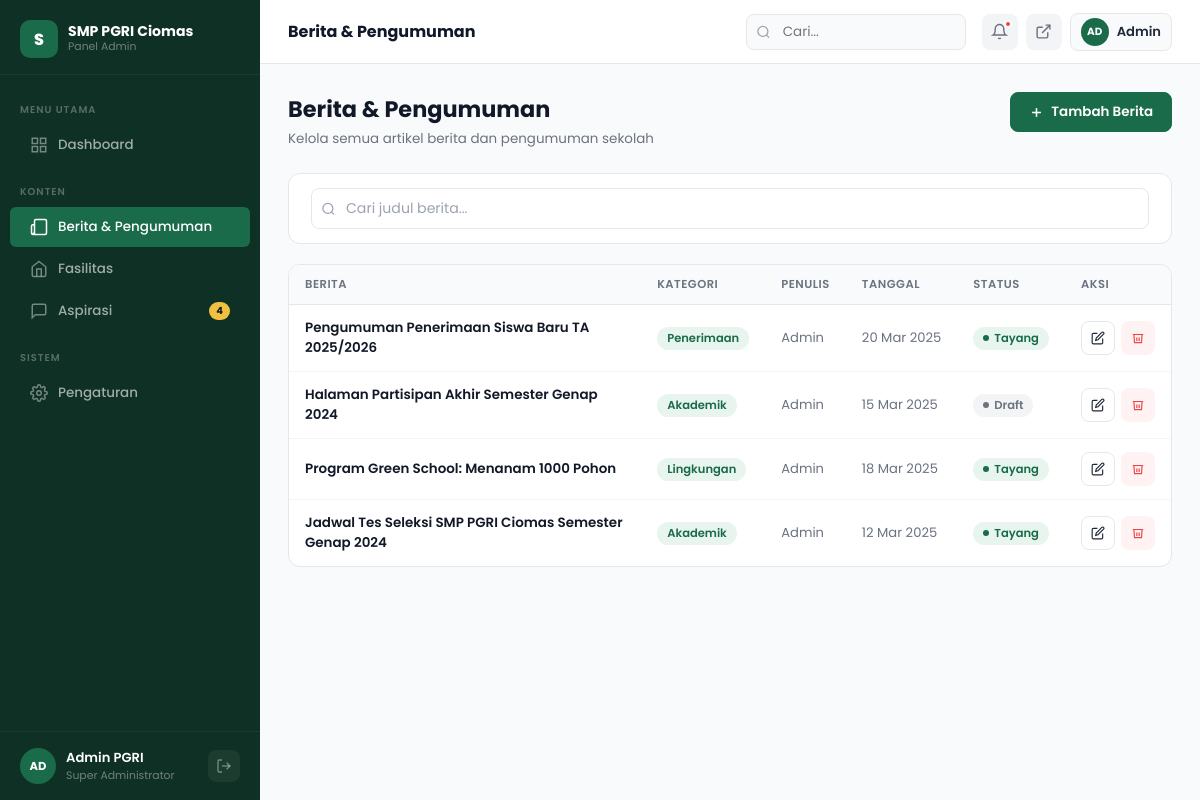
Page /admin/berita.php (signed in) on the committed database.
### tables this page shows
CREATE TABLE IF NOT EXISTS `berita` (
  `id` int(11) NOT NULL AUTO_INCREMENT,
  `judul` varchar(255) NOT NULL,
  `kategori` varchar(100) NOT NULL,
  `konten` text DEFAULT NULL,
  `tanggal` date NOT NULL,
  `status` enum('publish','draft') DEFAULT 'publish',
  `gambar` varchar(255) DEFAULT NULL,
  PRIMARY KEY (`id`)
);

### admin/berita.php (the view, shortened to what this page needs)
<?php
require_once 'koneksi.php';
$action      = $_GET['action'] ?? 'list';
$edit_data = null;
$berita_data = [];
if ($action === 'list') {
    $q_berita = $conn->query("SELECT * FROM berita ORDER BY id DESC");
    while($row = $q_berita->fetch_assoc()) {
        $berita_data[] = $row;
    }
}
?>
<!DOCTYPE html>
<html lang="id">
<head>
    <link rel="stylesheet" href="assets/css/admin.css">
</head>
<body>
<div class="admin-layout">
<?php include 'components/sidebar.php'; ?>
<div class="admin-main">
<?php include 'components/topbar.php'; ?>
<div class="page-content">
    <?php if ($action === 'add' || $action === 'edit'): ?>
    <div class="page-header">
        <div class="page-header-left">
            <div class="page-heading"><?= $action === 'add' ? 'Tambah Berita' : 'Edit Berita' ?></div>
            <div class="page-subheading">Isi semua informasi berita dengan lengkap dan benar</div>
        </div>
        <div class="page-header-actions">
            <a href="berita.php" class="btn btn-outline">← Kembali</a>
        </div>
    </div>
    <form method="POST" enctype="multipart/form-data">
    <?php if ($edit_data): ?>
        <input type="hidden" name="gambar_lama" value="<?= htmlspecialchars($edit_data['gambar']) ?>">
    <?php endif; ?>
    <div style="display:grid;grid-template-columns:1fr 320px;gap:20px;align-items:start">
        <div style="display:flex;flex-direction:column;gap:20px">
            <div class="card">
                <div class="card-header"><div class="card-title">Informasi Berita</div></div>
                <div class="card-body">
                    <div class="form-grid">
                        <div class="form-group form-full">
                            <label class="form-label">Judul Berita <span>*</span></label>
                            <input type="text" name="judul" class="form-control" placeholder="Masukkan judul berita yang menarik..." value="<?= $edit_data ? htmlspecialchars($edit_data['judul']) : '' ?>" required>
                        </div>
                        <div class="form-group">
                            <label class="form-label">Kategori <span>*</span></label>
                            <div class="select-wrap">
                                <select name="kategori" class="form-control" required>
                                    <option value="">Pilih Kategori</option>
                                    <?php
                                    $kategoris = ['Akademik', 'Kegiatan', 'Prestasi', 'Pengumuman', 'Lingkungan', 'Penerimaan'];
                                    foreach ($kategoris as $k):
                                        $selected = ($edit_data && $edit_data['kategori'] == $k) ? 'selected' : '';
                                    ?>
                                    <option <?= $selected ?>><?= $k ?></option>
                                    <?php endforeach; ?>
                                </select>
                                <svg class="select-arrow" width="14" height="14" viewBox="0 0 24 24" fill="none" stroke="currentColor" stroke-width="2"><polyline points="6 9 12 15 18 9"/></svg>
                            </div>
                        </div>
                        <div class="form-group">
                            <label class="form-label">Tanggal Publikasi <span>*</span></label>
                            <input type="date" name="tanggal" class="form-control" value="<?= $edit_data ? $edit_data['tanggal'] : date('Y-m-d') ?>" required>
                        </div>
                        <div class="form-group form-full">
                            <label class="form-label">Ringkasan / Excerpt</label>
                            <textarea name="ringkasan" class="form-control" rows="3" placeholder="Ringkasan singkat berita (opsional)..."></textarea>
                        </div>
                        <div class="form-group form-full">
                            <label class="form-label">Isi Berita <span>*</span></label>
                            <textarea name="isi" class="form-control" rows="12" placeholder="Tulis isi berita selengkapnya di sini..." required><?= $edit_data ? htmlspecialchars($edit_data['konten']) : '' ?></textarea>
                        </div>
                    </div>
                </div>
            </div>
            <div class="card">
                <div class="card-header"><div class="card-title">Foto Berita</div></div>
                <div class="card-body">
                    <label class="file-upload-area">
                        <input type="file" name="foto" accept="image/*" style="display:none" onchange="previewImg(this)">
                        <svg class="file-upload-icon" width="40" height="40" viewBox="0 0 24 24" fill="none" stroke="currentColor" stroke-width="1.5"><rect x="3" y="3" width="18" height="18" rx="2"/><circle cx="8.5" cy="8.5" r="1.5"/><polyline points="21 15 16 10 5 21"/></svg>
                        <div class="file-upload-text"><strong>Klik untuk upload</strong> atau drag & drop foto</div>
                        <div class="file-upload-hint">PNG, JPG, WEBP — Maks. 2MB — Rasio 16:9 dianjurkan</div>
                    </label>
                    <img id="img-preview" src="<?= ($edit_data && $edit_data['gambar']) ? '../uploads/'.$edit_data['gambar'] : '' ?>" style="display:<?= ($edit_data && $edit_data['gambar']) ? 'block' : 'none' ?>;width:100%;border-radius:10px;margin-top:14px;object-fit:cover;max-height:200px">
                </div>
            </div>
        </div>
        <div style="display:flex;flex-direction:column;gap:20px">
            <div class="card">
                <div class="card-header"><div class="card-title">Publikasi</div></div>
                <div class="card-body">
                    <div class="form-group" style="margin-bottom:16px">
                        <label class="form-label">Status</label>
                        <div class="select-wrap">
                            <select name="status" class="form-control">
                                <option value="publish" <?= ($edit_data && $edit_data['status']=='publish') ? 'selected' : '' ?>>Publish (Ditayangkan)</option>
                                <option value="draft" <?= ($edit_data && $edit_data['status']=='draft') ? 'selected' : '' ?>>Draft (Tidak Tampil)</option>
                            </select>
                            <svg class="select-arrow" width="14" height="14" viewBox="0 0 24 24" fill="none" stroke="currentColor" stroke-width="2"><polyline points="6 9 12 15 18 9"/></svg>
                        </div>
                    </div>
                </div>
                <div class="card-footer" style="display:flex;flex-direction:column;gap:8px">
                    <button type="submit" name="action" value="publish" class="btn btn-primary" style="width:100%;justify-content:center">
                        <svg width="15" height="15" viewBox="0 0 24 24" fill="none" stroke="currentColor" stroke-width="2.5"><path d="M22 11.08V12a10 10 0 1 1-5.93-9.14"/><polyline points="22 4 12 14.01 9 11.01"/></svg>
                        Simpan & Publish
                    </button>
                    <button type="submit" name="action" value="draft" class="btn btn-outline" style="width:100%;justify-content:center">
                        Simpan sebagai Draft
                    </button>
                </div>
            </div>
        </div>
    </div>
    </form>
    <?php else: ?>
    <div class="page-header">
        <div class="page-header-left">
            <div class="page-heading">Berita & Pengumuman</div>
            <div class="page-subheading">Kelola semua artikel berita dan pengumuman sekolah</div>
        </div>
        <div class="page-header-actions">
            <a href="berita.php?action=add" class="btn btn-primary" id="btn-tambah-berita">
                <svg width="15" height="15" viewBox="0 0 24 24" fill="none" stroke="currentColor" stroke-width="2.5"><line x1="12" y1="5" x2="12" y2="19"/><line x1="5" y1="12" x2="19" y2="12"/></svg>
                Tambah Berita
            </a>
        </div>
    </div>
    <div class="card" style="margin-bottom:20px">
        <div class="card-body" style="padding:14px 22px">
            <div style="display:flex;gap:10px;flex-wrap:wrap;align-items:center">
                <div style="position:relative;flex:1;min-width:200px">
                    <svg style="position:absolute;left:10px;top:50%;transform:translateY(-50%);color:var(--gray-400)" width="15" height="15" viewBox="0 0 24 24" fill="none" stroke="currentColor" stroke-width="2"><circle cx="11" cy="11" r="8"/><line x1="21" y1="21" x2="16.65" y2="16.65"/></svg>
                    <input type="text" class="form-control" placeholder="Cari judul berita..." style="padding-left:34px">
                </div>
            </div>
        </div>
    </div>
    <div class="card">
        <div class="table-wrap">
            <table>
                <thead>
                    <tr>
                        <th>Berita</th>
                        <th>Kategori</th>
                        <th>Penulis</th>
                        <th>Tanggal</th>
                        <th>Status</th>
                        <th style="width:100px">Aksi</th>
                    </tr>
                </thead>
                <tbody>
                    <?php
                    foreach ($berita_data as $b):
                        $tanggal = date('d M Y', strtotime($b['tanggal']));
                    ?>
                    <tr>
                        <td>
                            <div class="td-name" style="max-width:320px"><?= htmlspecialchars($b['judul']) ?></div>
                        </td>
                        <td><span class="badge badge-green"><?= htmlspecialchars($b['kategori']) ?></span></td>
                        <td style="color:var(--gray-600);font-size:.82rem">Admin</td>
                        <td style="color:var(--gray-600);font-size:.82rem;white-space:nowrap"><?= $tanggal ?></td>
                        <td>
                            <?php if ($b['status'] === 'publish'): ?>
                            <span class="badge badge-green"><span class="badge-dot"></span>Tayang</span>
                            <?php else: ?>
                            <span class="badge badge-gray"><span class="badge-dot"></span>Draft</span>
                            <?php endif; ?>
                        </td>
                        <td>
                            <div class="td-actions">
                                <a href="berita.php?action=edit&id=<?= $b['id'] ?>" class="btn btn-sm btn-outline btn-icon" title="Edit">
                                    <svg width="14" height="14" viewBox="0 0 24 24" fill="none" stroke="currentColor" stroke-width="2"><path d="M11 4H4a2 2 0 0 0-2 2v14a2 2 0 0 0 2 2h14a2 2 0 0 0 2-2v-7"/><path d="M18.5 2.5a2.121 2.121 0 0 1 3 3L12 15l-4 1 1-4 9.5-9.5z"/></svg>
                                </a>
                                <a href="berita.php?delete=<?= $b['id'] ?>" class="btn btn-sm btn-danger btn-icon" title="Hapus" onclick="return confirm('Hapus berita ini?')">
                                    <svg width="14" height="14" viewBox="0 0 24 24" fill="none" stroke="currentColor" stroke-width="2"><polyline points="3 6 5 6 21 6"/><path d="M19 6l-1 14H6L5 6"/><path d="M10 11v6"/><path d="M14 11v6"/></svg>
                                </a>
                            </div>
                        </td>
                    </tr>
                    <?php endforeach; ?>
                </tbody>
            </table>
        </div>
    </div>
    <?php endif; ?>
</div>
</div>
</div>
</body>
</html>

### admin/assets/css/admin.css (style rules this page uses)
*, *::before, *::after { box-sizing: border-box; margin: 0; padding: 0; }
:root { --green-dark: #1a4d35; --green-main: #1a6b4a; --green-mid: #2e7d56; --green-light: #e8f5ee; --green-100: #d1eadb; --yellow: #f0c040; --yellow-dark: #d4a820; --yellow-light: #fff8e1; --white: #ffffff; --sidebar-bg: #0f3024; --sidebar-w: 260px; --header-h: 64px; --gray-50: #f9fafb; --gray-100: #f3f4f6; --gray-200: #e5e7eb; --gray-400: #9ca3af; --gray-600: #6b7280; --gray-800: #1f2937; --gray-900: #111827; --red: #ef4444; --red-light: #fef2f2; --blue: #3b82f6; --blue-light: #eff6ff; --radius-sm: 6px; --radius-md: 12px; --radius-lg: 20px; --shadow-sm: 0 1px 4px rgba(0,0,0,.06); --shadow-md: 0 4px 16px rgba(0,0,0,.10); --shadow-lg: 0 8px 32px rgba(0,0,0,.14); --transition: .22s ease; --font: 'Poppins', sans-serif; }
html { scroll-behavior: smooth; }
body { font-family: var(--font); color: var(--gray-800); background: var(--gray-50); }
a { text-decoration: none; color: inherit; }
input, textarea, select { font-family: var(--font); }
.admin-layout { display: flex; min-height: 100vh; }
.admin-main { margin-left: var(--sidebar-w); flex: 1; min-height: 100vh; display: flex; flex-direction: column; }
.page-content { padding: 28px; flex: 1; }
.page-header { display: flex; align-items: flex-start; justify-content: space-between; margin-bottom: 24px; flex-wrap: wrap; gap: 12px; }
.page-heading { font-size: 1.4rem; font-weight: 700; color: var(--gray-900); }
.page-subheading { font-size: .84rem; color: var(--gray-600); margin-top: 3px; }
.page-header-actions { display: flex; gap: 10px; flex-wrap: wrap; }
.btn { display: inline-flex; align-items: center; gap: 7px; padding: 9px 18px; border-radius: 8px; font-size: .84rem; font-weight: 600; border: 1.5px solid transparent; transition: all var(--transition); cursor: pointer; font-family: var(--font); }
.btn-primary { background: var(--green-main); color: white; border-color: var(--green-main); }
.btn-outline { background: white; color: var(--gray-800); border-color: var(--gray-200); }
.btn-danger { background: var(--red-light); color: var(--red); border-color: transparent; }
.btn-sm { padding: 5px 12px; font-size: .78rem; }
.btn-icon { width: 34px; height: 34px; padding: 0; justify-content: center; border-radius: 8px; }
.card { background: white; border-radius: var(--radius-md); border: 1px solid var(--gray-200); overflow: hidden; }
.card-body { padding: 22px; }
.table-wrap { overflow-x: auto; }
table { width: 100%; border-collapse: collapse; font-size: .84rem; }
thead { background: var(--gray-50); }
th { text-align: left; padding: 11px 16px; font-size: .72rem; font-weight: 600; letter-spacing: .5px; text-transform: uppercase; color: var(--gray-600); border-bottom: 1px solid var(--gray-200); white-space: nowrap; }
td { padding: 13px 16px; color: var(--gray-800); border-bottom: 1px solid var(--gray-100); vertical-align: middle; }
tr:last-child td { border-bottom: none; }
tbody tr { transition: background var(--transition); }
.td-name { font-weight: 600; color: var(--gray-900); }
.td-actions { display: flex; gap: 6px; }
.badge { display: inline-flex; align-items: center; gap: 5px; padding: 3px 10px; border-radius: 20px; font-size: .72rem; font-weight: 600; white-space: nowrap; }
.badge-green { background: var(--green-light); color: var(--green-main); }
.badge-gray { background: var(--gray-100); color: var(--gray-600); }
.badge-dot { width: 6px; height: 6px; border-radius: 50%; background: currentColor; }
.form-control { border: 1.5px solid var(--gray-200); border-radius: 8px; padding: 9px 13px; font-size: .88rem; color: var(--gray-900); background: white; outline: none; width: 100%; transition: border-color var(--transition), box-shadow var(--transition); }
.form-control::placeholder { color: var(--gray-400); }

### rows in the picture
berita: judul "Pengumuman Penerimaan Siswa Baru TA 2025/2026", kategori "Penerimaan", tanggal "20 Mar 2025", status "publish" (drawn)
berita: judul "Halaman Partisipan Akhir Semester Genap 2024", kategori "Akademik", tanggal "15 Mar 2025", status "draft" (drawn)
berita: judul "Program Green School: Menanam 1000 Pohon", kategori "Lingkungan", tanggal "18 Mar 2025", status "publish" (drawn)
berita: judul "Jadwal Tes Seleksi SMP PGRI Ciomas Semester Genap 2024", kategori "Akademik", tanggal "12 Mar 2025", status "publish" (drawn)

### other values in the picture
$aspirasi_pending "4"
$page_name "Berita & Pengumuman"
